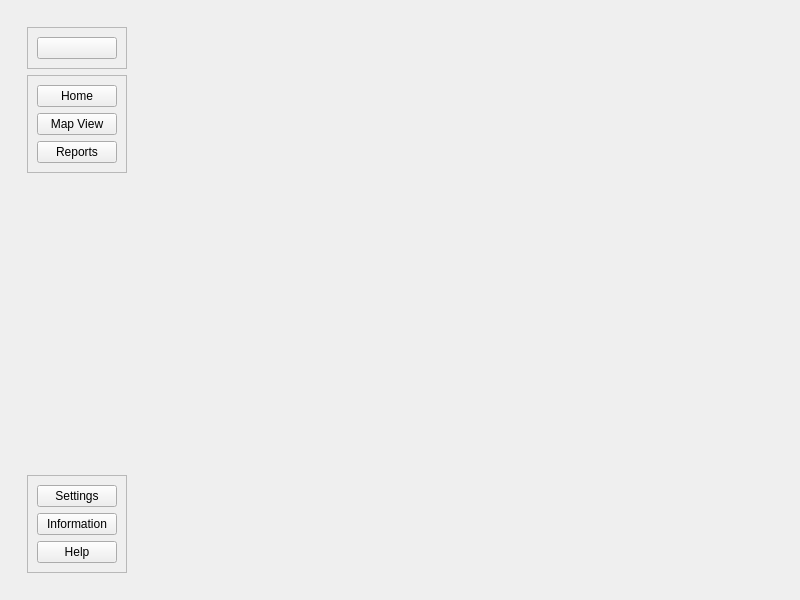
<?xml version="1.0" encoding="UTF-8"?>
<ui version="4.0">
 <class>MainWindow</class>
 <widget class="QMainWindow" name="MainWindow">
  <property name="geometry">
   <rect>
    <x>0</x>
    <y>0</y>
    <width>800</width>
    <height>600</height>
   </rect>
  </property>
  <property name="windowTitle">
   <string>MainWindow</string>
  </property>
  <widget class="QWidget" name="centralwidget">
   <layout class="QHBoxLayout" name="horizontalLayout">
    <item alignment="Qt::AlignLeft">
     <widget class="QWidget" name="leftMenuContainer" native="true">
      <layout class="QVBoxLayout" name="verticalLayout">
       <item alignment="Qt::AlignLeft">
        <widget class="QWidget" name="leftMenuSubcontainer" native="true">
         <layout class="QVBoxLayout" name="verticalLayout_2">
          <item alignment="Qt::AlignTop">
           <widget class="QFrame" name="frame">
            <property name="frameShape">
             <enum>QFrame::StyledPanel</enum>
            </property>
            <property name="frameShadow">
             <enum>QFrame::Raised</enum>
            </property>
            <layout class="QHBoxLayout" name="horizontalLayout_2">
             <item>
              <widget class="QPushButton" name="menuBtn">
               <property name="toolTip">
                <string>Menu</string>
               </property>
               <property name="text">
                <string/>
               </property>
               <property name="icon">
                <iconset resource="resources.qrc">
                 <normaloff>:/icons/icons/align-justify.svg</normaloff>:/icons/icons/align-justify.svg</iconset>
               </property>
               <property name="iconSize">
                <size>
                 <width>24</width>
                 <height>24</height>
                </size>
               </property>
              </widget>
             </item>
            </layout>
           </widget>
          </item>
          <item alignment="Qt::AlignTop">
           <widget class="QFrame" name="frame_2">
            <property name="sizePolicy">
             <sizepolicy hsizetype="Preferred" vsizetype="Preferred">
              <horstretch>0</horstretch>
              <verstretch>0</verstretch>
             </sizepolicy>
            </property>
            <property name="frameShape">
             <enum>QFrame::StyledPanel</enum>
            </property>
            <property name="frameShadow">
             <enum>QFrame::Raised</enum>
            </property>
            <layout class="QVBoxLayout" name="verticalLayout_3">
             <item>
              <widget class="QPushButton" name="pushButton_2">
               <property name="toolTip">
                <string>Home</string>
               </property>
               <property name="text">
                <string>Home</string>
               </property>
               <property name="icon">
                <iconset resource="resources.qrc">
                 <normaloff>:/icons/icons/home.svg</normaloff>:/icons/icons/home.svg</iconset>
               </property>
               <property name="iconSize">
                <size>
                 <width>24</width>
                 <height>24</height>
                </size>
               </property>
              </widget>
             </item>
             <item>
              <widget class="QPushButton" name="pushButton_3">
               <property name="toolTip">
                <string>Map View</string>
               </property>
               <property name="text">
                <string>Map View</string>
               </property>
               <property name="icon">
                <iconset resource="resources.qrc">
                 <normaloff>:/icons/icons/map.svg</normaloff>:/icons/icons/map.svg</iconset>
               </property>
               <property name="iconSize">
                <size>
                 <width>24</width>
                 <height>24</height>
                </size>
               </property>
              </widget>
             </item>
             <item>
              <widget class="QPushButton" name="pushButton_4">
               <property name="toolTip">
                <string>View Reports</string>
               </property>
               <property name="text">
                <string>Reports</string>
               </property>
               <property name="icon">
                <iconset resource="resources.qrc">
                 <normaloff>:/icons/icons/printer.svg</normaloff>:/icons/icons/printer.svg</iconset>
               </property>
               <property name="iconSize">
                <size>
                 <width>24</width>
                 <height>24</height>
                </size>
               </property>
              </widget>
             </item>
            </layout>
           </widget>
          </item>
          <item>
           <spacer name="verticalSpacer">
            <property name="orientation">
             <enum>Qt::Vertical</enum>
            </property>
            <property name="sizeHint" stdset="0">
             <size>
              <width>20</width>
              <height>40</height>
             </size>
            </property>
           </spacer>
          </item>
          <item alignment="Qt::AlignBottom">
           <widget class="QFrame" name="frame_3">
            <property name="frameShape">
             <enum>QFrame::StyledPanel</enum>
            </property>
            <property name="frameShadow">
             <enum>QFrame::Raised</enum>
            </property>
            <layout class="QVBoxLayout" name="verticalLayout_4">
             <item>
              <widget class="QPushButton" name="pushButton_5">
               <property name="toolTip">
                <string>Go to settings</string>
               </property>
               <property name="text">
                <string>Settings</string>
               </property>
               <property name="icon">
                <iconset resource="resources.qrc">
                 <normaloff>:/icons/icons/settings.svg</normaloff>:/icons/icons/settings.svg</iconset>
               </property>
               <property name="iconSize">
                <size>
                 <width>24</width>
                 <height>24</height>
                </size>
               </property>
              </widget>
             </item>
             <item>
              <widget class="QPushButton" name="pushButton_6">
               <property name="toolTip">
                <string>Information about the app</string>
               </property>
               <property name="text">
                <string>Information</string>
               </property>
               <property name="icon">
                <iconset resource="resources.qrc">
                 <normaloff>:/icons/icons/info.svg</normaloff>:/icons/icons/info.svg</iconset>
               </property>
               <property name="iconSize">
                <size>
                 <width>24</width>
                 <height>24</height>
                </size>
               </property>
              </widget>
             </item>
             <item>
              <widget class="QPushButton" name="pushButton_7">
               <property name="toolTip">
                <string>Get more help</string>
               </property>
               <property name="text">
                <string>Help</string>
               </property>
               <property name="icon">
                <iconset resource="resources.qrc">
                 <normaloff>:/icons/icons/help-circle.svg</normaloff>:/icons/icons/help-circle.svg</iconset>
               </property>
               <property name="iconSize">
                <size>
                 <width>24</width>
                 <height>24</height>
                </size>
               </property>
              </widget>
             </item>
            </layout>
           </widget>
          </item>
         </layout>
        </widget>
       </item>
      </layout>
     </widget>
    </item>
    <item>
     <widget class="QWidget" name="mainBodyContainer" native="true"/>
    </item>
   </layout>
  </widget>
 </widget>
 <resources>
  <include location="resources.qrc"/>
 </resources>
 <connections/>
</ui>
